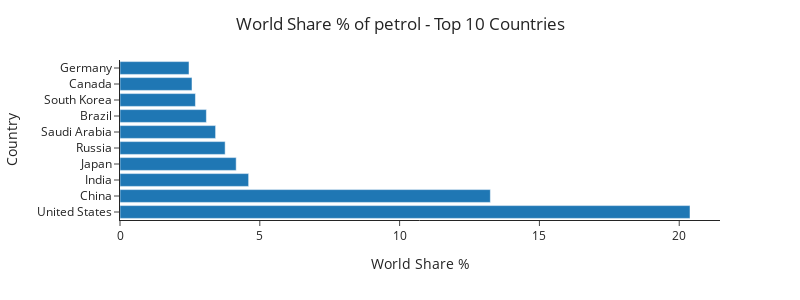

Notebook source saved alongside this figure:
### Code cell
top_10_countries = df.nlargest(10, 'World Share %')
fig=px.bar(top_10_countries, x='World Share %',y='Country',height=300,width=800,template='simple_white')
fig.update_layout(title={'text':'World Share % of petrol - Top 10 Countries'},title_x=0.5)
fig.show()

### Figure 1 — Plotly figure (JSON) as saved in the notebook; plotly's stock layout.template omitted (floating-point values rounded to 4 significant figures)
{"data": [{"alignmentgroup": "True", "hovertemplate": "World Share %=%{x}<br>Country=%{y}<extra></extra>", "legendgroup": "", "marker": {"color": "#1F77B4", "pattern": {"shape": ""}}, "name": "", "offsetgroup": "", "orientation": "h", "showlegend": false, "textposition": "auto", "type": "bar", "x": [20.39, 13.24, 4.6, 4.155, 3.76, 3.419, 3.09, 2.698, 2.574, 2.468], "xaxis": "x", "y": ["United States", "China", "India", "Japan", "Russia", "Saudi Arabia", "Brazil", "South Korea", "Canada", "Germany"], "yaxis": "y"}], "layout": {"barmode": "relative", "height": 300, "legend": {"tracegroupgap": 0}, "margin": {"t": 60}, "title": {"text": "World Share % of petrol - Top 10 Countries", "x": 0.5}, "width": 800, "xaxis": {"anchor": "y", "domain": [0, 1], "title": {"text": "World Share %"}}, "yaxis": {"anchor": "x", "domain": [0, 1], "title": {"text": "Country"}}}}
